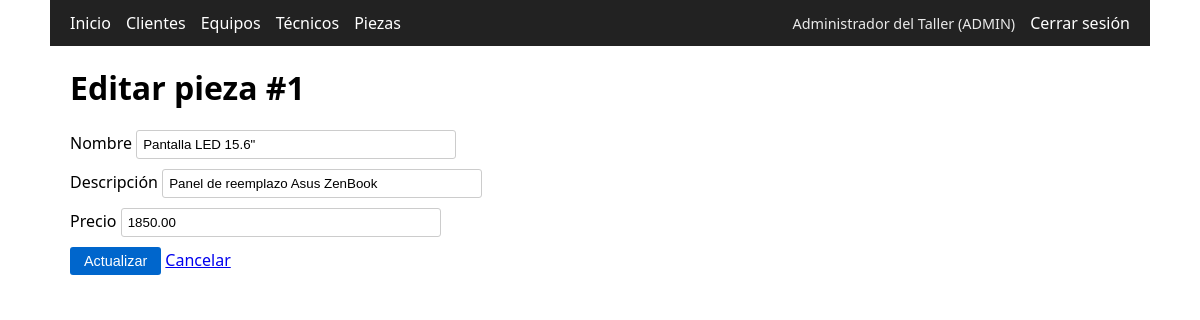
/piezas/editar.php?id=1 (signed in), run on the app's committed database.
### tables this page shows
CREATE TABLE PIEZA (
    id_pieza        INT AUTO_INCREMENT PRIMARY KEY,
    nombre_pieza    VARCHAR(100) NOT NULL,
    descripcion     VARCHAR(255),
    precio_unitario DECIMAL(10,2) NOT NULL CHECK (precio_unitario >= 0)
);

### src/Database.php (called while the page is built, shortened)
<?php
class Database
{
    private static ?PDO $instance = null;
    public static function get(): PDO
    {
        if (self::$instance === null) {
            $dsn = sprintf(
                'mysql:host=%s;port=%s;dbname=%s;charset=utf8mb4',
                DB_HOST, DB_PORT, DB_NAME
            );
            self::$instance = new PDO($dsn, DB_USER, DB_PASS, [
                PDO::ATTR_ERRMODE            => PDO::ERRMODE_EXCEPTION,
                PDO::ATTR_DEFAULT_FETCH_MODE => PDO::FETCH_ASSOC,
                PDO::ATTR_EMULATE_PREPARES   => false,
            ]);
        }
        return self::$instance;
    }
}

### src/dao/PiezaDAO.php (called while the page is built, shortened)
<?php
require_once __DIR__ . '/../Database.php';
class PiezaDAO
{
    public static function leer(int $id): ?Pieza
    {
        $stmt = Database::get()->prepare('SELECT * FROM PIEZA WHERE id_pieza = ?');
        $stmt->execute([$id]);
        $row = $stmt->fetch();
        return $row ? self::mapear($row) : null;
    }
    private static function mapear(array $row): Pieza
    {
        $p = new Pieza();
        $p->id_pieza        = (int) $row['id_pieza'];
        $p->nombre_pieza    = $row['nombre_pieza'];
        $p->descripcion     = $row['descripcion']     ?? '';
        $p->precio_unitario = (float) $row['precio_unitario'];
        return $p;
    }
}

### public/piezas/editar.php (the view, shortened to what this page needs)
<?php
require_once __DIR__ . '/../../src/dao/PiezaDAO.php';
$id = (int) ($_GET['id'] ?? 0);
$pieza = PiezaDAO::leer($id);
include __DIR__ . '/../../includes/header.php';
?>
<h1>Editar pieza #<?= $pieza->id_pieza ?></h1>
<form method="post">
  <label>Nombre      <input type="text"   name="nombre_pieza" required value="<?= htmlspecialchars($pieza->nombre_pieza) ?>"></label>
  <label>Descripción <input type="text"   name="descripcion"  value="<?= htmlspecialchars($pieza->descripcion) ?>"></label>
  <label>Precio      <input type="number" name="precio_unitario" step="0.01" min="0" value="<?= htmlspecialchars(number_format($pieza->precio_unitario, 2, '.', '')) ?>"></label>
  <button class="btn">Actualizar</button>
  <a href="index.php">Cancelar</a>
</form>
<?php include __DIR__ . '/../../includes/footer.php'; ?>

### includes/header.php (style rules this page uses)
* { box-sizing: border-box; }
body { font-family: system-ui, sans-serif; max-width: 1100px; margin: 0 auto; padding: 20px; }
.btn { padding: 6px 14px; background: #0066cc; color: #fff; border: none; cursor: pointer; text-decoration: none; display: inline-block; border-radius: 3px; font-size: .9em; }
form label { display: block; margin: 10px 0; }
form input, form select { padding: 6px; width: 320px; max-width: 100%; border: 1px solid #ccc; border-radius: 3px; }
h1 { margin-top: 0; }

### data on the page
pieza: id_pieza "1", nombre_pieza "Pantalla LED 15.6\"", descripcion "Panel de reemplazo Asus ZenBook", precio_unitario "1850.00"

### other printed values
$user['nombre'] "Administrador del Taller"
$user['rol'] "ADMIN"
